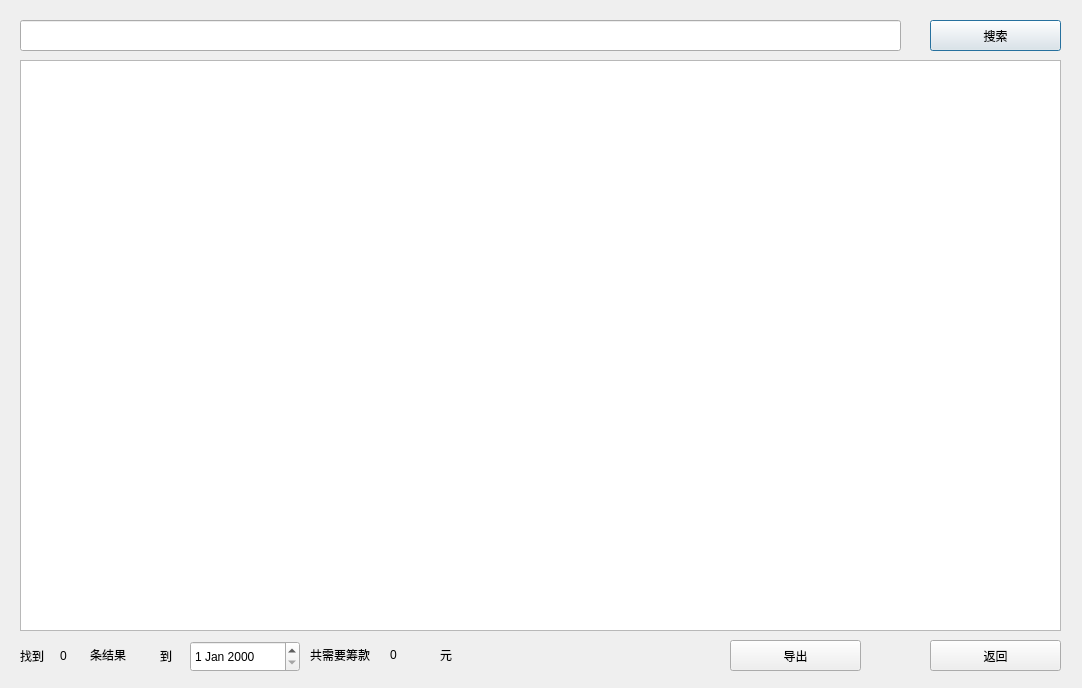
<?xml version="1.0" encoding="UTF-8"?>
<ui version="4.0">
 <class>accountlist</class>
 <widget class="QDialog" name="accountlist">
  <property name="geometry">
   <rect>
    <x>0</x>
    <y>0</y>
    <width>1082</width>
    <height>688</height>
   </rect>
  </property>
  <property name="windowTitle">
   <string>账户</string>
  </property>
  <property name="autoFillBackground">
   <bool>true</bool>
  </property>
  <widget class="QTableView" name="accountlist_tableView">
   <property name="geometry">
    <rect>
     <x>20</x>
     <y>60</y>
     <width>1041</width>
     <height>571</height>
    </rect>
   </property>
   <property name="alternatingRowColors">
    <bool>true</bool>
   </property>
   <property name="sortingEnabled">
    <bool>true</bool>
   </property>
   <attribute name="horizontalHeaderVisible">
    <bool>true</bool>
   </attribute>
   <attribute name="verticalHeaderVisible">
    <bool>false</bool>
   </attribute>
  </widget>
  <widget class="QLineEdit" name="accountlist_searchEdit">
   <property name="geometry">
    <rect>
     <x>20</x>
     <y>20</y>
     <width>881</width>
     <height>31</height>
    </rect>
   </property>
  </widget>
  <widget class="QPushButton" name="accountlist_searchButton">
   <property name="geometry">
    <rect>
     <x>930</x>
     <y>20</y>
     <width>131</width>
     <height>31</height>
    </rect>
   </property>
   <property name="text">
    <string>搜索</string>
   </property>
  </widget>
  <widget class="QPushButton" name="accountlist_backButton">
   <property name="geometry">
    <rect>
     <x>930</x>
     <y>640</y>
     <width>131</width>
     <height>31</height>
    </rect>
   </property>
   <property name="text">
    <string>返回</string>
   </property>
  </widget>
  <widget class="QLabel" name="label_1">
   <property name="geometry">
    <rect>
     <x>20</x>
     <y>640</y>
     <width>31</width>
     <height>31</height>
    </rect>
   </property>
   <property name="text">
    <string>找到</string>
   </property>
  </widget>
  <widget class="QLabel" name="label_2">
   <property name="geometry">
    <rect>
     <x>60</x>
     <y>645</y>
     <width>21</width>
     <height>21</height>
    </rect>
   </property>
   <property name="text">
    <string>0</string>
   </property>
  </widget>
  <widget class="QLabel" name="label_3">
   <property name="geometry">
    <rect>
     <x>90</x>
     <y>645</y>
     <width>72</width>
     <height>20</height>
    </rect>
   </property>
   <property name="text">
    <string>条结果</string>
   </property>
  </widget>
  <widget class="QLabel" name="label_4">
   <property name="geometry">
    <rect>
     <x>160</x>
     <y>640</y>
     <width>20</width>
     <height>31</height>
    </rect>
   </property>
   <property name="text">
    <string>到</string>
   </property>
  </widget>
  <widget class="QDateEdit" name="dateEdit">
   <property name="geometry">
    <rect>
     <x>190</x>
     <y>641</y>
     <width>110</width>
     <height>31</height>
    </rect>
   </property>
  </widget>
  <widget class="QLabel" name="label_5">
   <property name="geometry">
    <rect>
     <x>310</x>
     <y>639</y>
     <width>81</width>
     <height>31</height>
    </rect>
   </property>
   <property name="text">
    <string>共需要筹款</string>
   </property>
  </widget>
  <widget class="QLabel" name="label_6">
   <property name="geometry">
    <rect>
     <x>390</x>
     <y>639</y>
     <width>51</width>
     <height>31</height>
    </rect>
   </property>
   <property name="text">
    <string>0</string>
   </property>
  </widget>
  <widget class="QLabel" name="label_7">
   <property name="geometry">
    <rect>
     <x>440</x>
     <y>639</y>
     <width>20</width>
     <height>31</height>
    </rect>
   </property>
   <property name="text">
    <string>元</string>
   </property>
  </widget>
  <widget class="QPushButton" name="accountlist_exportButton">
   <property name="geometry">
    <rect>
     <x>730</x>
     <y>640</y>
     <width>131</width>
     <height>31</height>
    </rect>
   </property>
   <property name="text">
    <string>导出</string>
   </property>
  </widget>
 </widget>
 <resources/>
 <connections/>
</ui>
